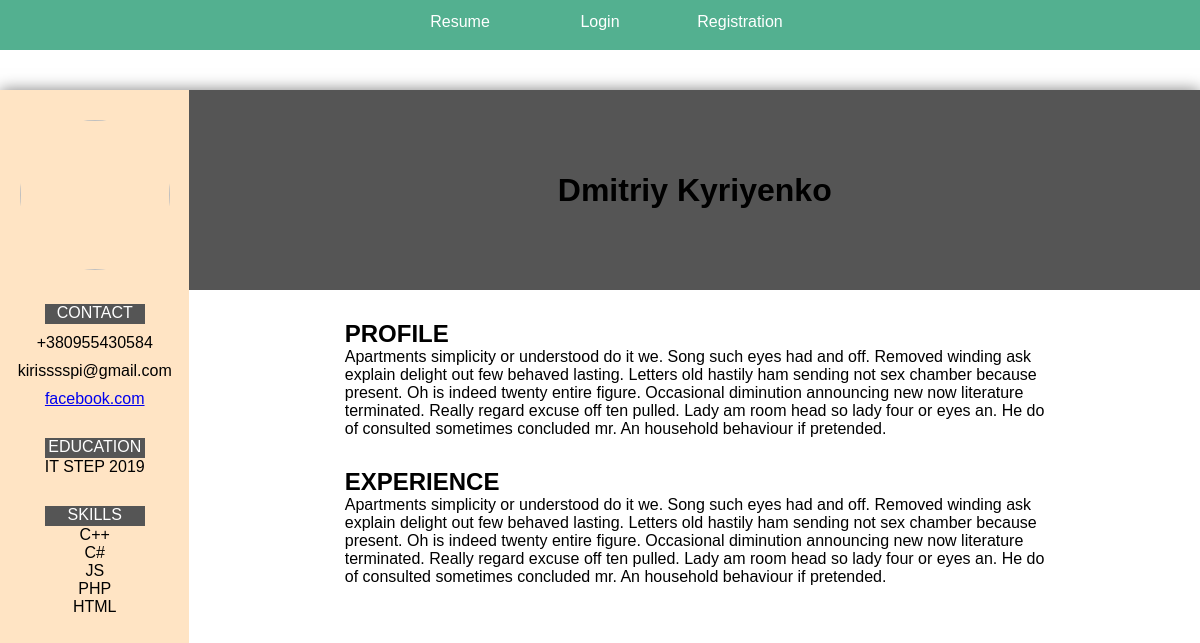
The page / on the database its author committed.
### tables this page shows
CREATE TABLE `resume_data` (
  `id` int(20) unsigned NOT NULL AUTO_INCREMENT,
  `user_name` varchar(100) NOT NULL,
  `user_phone` varchar(100) NOT NULL,
  `user_network` varchar(150) NOT NULL,
  `user_mail` varchar(100) NOT NULL,
  `user_education` varchar(400) NOT NULL,
  `user_skills` varchar(1000) NOT NULL,
  `user_profile` varchar(5000) NOT NULL,
  `user_experience` varchar(5000) NOT NULL,
  `type` varchar(60) DEFAULT NULL,
  PRIMARY KEY (`id`)
);

### pages/resume.php (the view, shortened to what this page needs)
<?php
$mysql=new mysqli('localhost','admin','ei7veeChu4bo','my_db');
$result=$mysql->query("SELECT * FROM `resume_data` WHERE `type`='editable' ");
$user=$result->fetch_assoc();
$str=$user['user_skills'];
if(count($user)==0)
{
    $result=$mysql->query("SELECT * FROM `resume_data` WHERE `type`='default' ");
    $user=$result->fetch_assoc();
    $str=$user['user_skills'];
}
?>
<!doctype html>
<html class="no-js" lang="">
<head>
    <link rel="stylesheet" href="css/portfolio.css">
    <link rel="stylesheet" href="css/main.css">
</head>
<body>
<div class="container">
    <div class="content">
        <div class="content-aside">
            <img  src="https://st.depositphotos.com/1898481/3932/i/600/depositphotos_39322185-stock-photo-male-silhouette-isolated-on-white.jpg"  class="aside-img">
            <div class="aside-block">
                <div class="head">CONTACT</div>
                <div class="ol-list">
                    <ol class="li-item" > <?php  echo $user['user_phone']; ?></ol>
                    <ol class="li-item"> <?php  echo $user['user_mail']; ?></ol>
                    <a href="#" class="li-item"><?php  echo $user['user_network']; ?></a>
                </div>
            </div>
            <div class="aside-block">
                <div class="head">EDUCATION</div>
                <div class="ol-list">
                    <ol><?php  echo $user['user_education']; ?></ol>
                </div>
            </div>
            <div class="aside-block">
                <div class="head">SKILLS</div>
                <div class="ol-list">
                    <?php
                    $skillsArr=explode(',',$str);
                    for($i=0;$i<count($skillsArr);$i++ )
                    {
                        echo "<ol>$skillsArr[$i]</ol>";
                    }
                    ?>
                </div>
            </div>
        </div>
        <div class="main-content">
            <div class="main-profile">
                <h1><?php  echo $user['user_name']; ?></h1>
            </div>
            <div class="main-experience">
                <div class="experience-container">
                    <h2>PROFILE</h2>
                    <div><?php  echo $user['user_profile']; ?></div>
                </div>
            </div>
            <div class="main-experience">
                <div class="experience-container">
                    <h2>EXPERIENCE</h2>
                    <div><?php  echo $user['user_experience']; ?> </div>
                </div>
            </div>
        </div>
    </div>
</div>
</body>
</html>

### index.php (shortened to what this page needs)
<!doctype html>
<html class="no-js" lang="">
<head>
  <link rel="stylesheet" href="css/portfolio.css">
    <link rel="stylesheet" href="css/main.css">
</head>
<body>
<?php
include "pages/menu.php";
?>
<div class="input-container"><?php include "pages/resume.php";?></div>
</body>
</html>

### pages/menu.php (shortened to what this page needs)
<form  method="get">
 <nav>
  <ul>
    <li><a class="nav-btn-r1" href="?tab=resume" data-page="resume">Resume</a></li>
      <?php
      if(!isset($_SESSION['username']))
      {
          echo '<li><a class="nav-btn-r1" href="?tab=login" data-page="login">Login</a></li>';
          echo '<li><a class="nav-btn-r1" href="?tab=registration" data-page="registration">Registration</a></li>';
      }
      ?>
  </ul>
 </nav>
</form>

### css/portfolio.css (style rules this page uses)
* { margin: 0; padding: 0; box-sizing: border-box; }
.container { margin-top: 40px; display: flex; justify-content: center; }
.content { box-shadow: 0 0 15px rgba(0,0,0,0.5); width: 1200px; height: 900px; display: flex; }
.li-item { margin-top: 10px; list-style-type: none; }
.content-aside { height: 900px; width: 300px; background-color: bisque; text-align: center; }
.aside-img { margin-top: 30px; width: 150px; height: 150px; border-radius: 100px; }
.ol-list { display: flex; flex-direction: column; }
.head { width: 100px; height: 20px; background-color: #555555; margin: 0 auto; color: #ffff; }
.aside-block { margin-top: 30px; }
.main-content { width: 1600px; }
.main-profile { max-width: 100%; height: 200px; margin: 0 auto; background-color: #555555; display: flex; justify-content: center; align-items: center; }
.main-experience { max-width: 100%; margin: 0 auto; display: flex; justify-content: center; }
.experience-container { margin-top: 30px; max-width: 700px; }

### css/main.css (style rules this page uses)
* { margin: 0; padding: 0; font-family:sans-serif; }
nav { display: flex; justify-content: center; background-color: #53b090; }
ul { display: flex; }
li { list-style-type: none; min-width: 140px; height: 50px; cursor: pointer; display: flex; justify-content: center; align-items: center; text-align: center; }
li a { text-decoration: none; color: #ffff; display: block; text-align: center; height: 100%; width: 100%; margin-top: 25px; }

### rows shown on the page
resume_data: user_phone "+380955430584", user_mail "kirisssspi@gmail.com", user_network "facebook.com", user_education "IT STEP 2019", user_skills "C++", user_skills "C#", user_skills "JS", user_skills "PHP", user_skills "HTML", user_name "Dmitriy Kyriyenko", user_profile "Apartments simplicity or understood do it we. Song such eyes had and off. Removed winding ask explain delight out few behaved lasting. Letters old hastily ham sending not sex chamber because present. Oh is indeed twenty entire figure. Occasional diminution announcing new now literature terminated. Really regard excuse off ten pulled. Lady am room head so lady four or eyes an. He do of consulted sometimes concluded mr. An household behaviour if pretended.", user_experience "Apartments simplicity or understood do it we. Song such eyes had and off. Removed winding ask explain delight out few behaved lasting. Letters old hastily ham sending not sex chamber because present. Oh is indeed twenty entire figure. Occasional diminution announcing new now literature terminated. Really regard excuse off ten pulled. Lady am room head so lady four or eyes an. He do of consulted sometimes concluded mr. An household behaviour if pretended."
